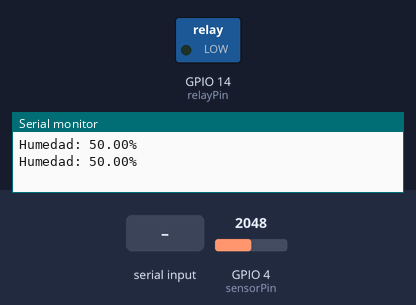
A sketch run on a simulated ESP32. On the bench: switched loads named in the sketch (green lamp = pin HIGH), the last lines printed to the serial monitor. The test bench sets the inputs (shaded band); at power-on: GPIO 4 (sensorPin) = 2048. Nothing arrives over Bluetooth unless stated.

Above: at 2.8 s.
2.9 s: "1" received over the second serial link
At 3.8 s:
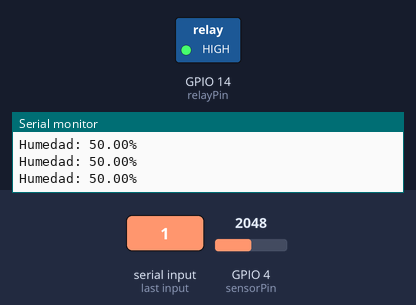
4.5 s: "0" received over the second serial link
At 5.4 s:
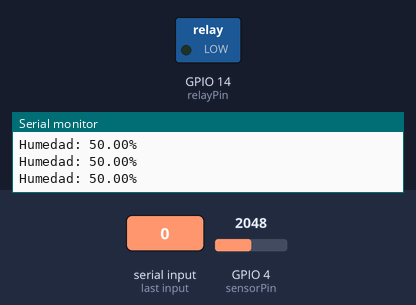
6.5 s: "A" received over the second serial link
At 8.2 s:
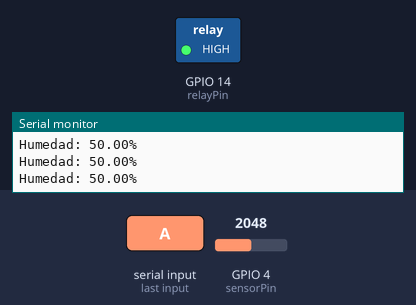
Timing chart, 0 to 9.7 s (numbered marks = the images above; inputs shaded):
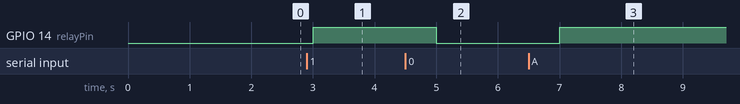

The sketch:

BTapp.ino
```cpp
#include <BluetoothSerial.h>

BluetoothSerial SerialBT;

const int sensorPin = 4; // Pin D2 (GPIO 4) del ESP32
const int relayPin = 14; // Pin D14 (GPIO 14) del ESP32
unsigned long previousMillis = 0; // Variable para almacenar el tiempo del último procesamiento de comando
const long interval = 1000; // Intervalo de 1 segundo
bool motorEncendido = false; // Variable para rastrear el estado del motor
bool automaticMode = false; // Variable para rastrear si el motor está en modo automático o manual

void setup() {
    Serial.begin(9600);
    SerialBT.begin("ESP32 Humedad");

    pinMode(relayPin, OUTPUT); // Configurar el pin del relé como salida
}

void loop() {
    unsigned long currentMillis = millis(); // Obtener el tiempo actual
    if (currentMillis - previousMillis >= interval) {
        // Si ha pasado al menos 1 segundo desde el último procesamiento de comando
        previousMillis = currentMillis; // Actualizar el tiempo del último procesamiento

        // Procesar comandos Bluetooth
        if (SerialBT.available()) {
            char command = SerialBT.read(); // Leer el comando recibido
            if (command == '1') {
                // Cambiar a modo manual y encender el motor
                automaticMode = false;
                encenderMotor();
                SerialBT.println("Relé encendido manualmente");
            } else if (command == '0') {
                // Cambiar a modo manual y apagar el motor
                automaticMode = false;
                apagarMotor();
                SerialBT.println("Relé apagado manualmente");
            } else if (command == 'A') {
                // Activar modo automático
                automaticMode = true;
                SerialBT.println("Modo automático activado");
            } else if (command == 'M') {
                // Desactivar modo automático
                automaticMode = false;
                SerialBT.println("Modo automático desactivado");
            }
        }

        // Control automático basado en la humedad
        if (automaticMode) {
            float humidity = obtenerHumedad();
            if (humidity > 20 && !motorEncendido) {
                encenderMotor();
                SerialBT.println("Relé encendido automáticamente debido a la humedad baja");
            } else if (humidity <= 20 && motorEncendido) {
                apagarMotor();
                SerialBT.println("Relé apagado automáticamente debido a la humedad adecuada");
            }
        }

        // Obtener la humedad y enviarla por Bluetooth
        float humidity = obtenerHumedad();
        SerialBT.print("Humedad: ");
        SerialBT.print(humidity);
        SerialBT.println("%");

        // Mostrar la humedad en el monitor serie
        Serial.print("Humedad: ");
        Serial.print(humidity);
        Serial.println("%");
    }
}

float obtenerHumedad() {
    int sensorValue = analogRead(sensorPin);
    // Ajustamos el mapeo de manera inversa para obtener la humedad en un rango de 0 a 100
    return map(sensorValue, 0, 4095, 100, 0);
}

void encenderMotor() {
    digitalWrite(relayPin, HIGH); // Encender el motor
    motorEncendido = true; // Actualizar el estado del motor
}

void apagarMotor() {
    digitalWrite(relayPin, LOW); // Apagar el motor
    motorEncendido = false; // Actualizar el estado del motor
}
```

Measured:
- after the input at 2.9 s, GPIO 14 (relayPin): LOW → HIGH after 0.10 s
- after the input at 4.5 s, GPIO 14 (relayPin): HIGH → LOW after 0.50 s
- after the input at 6.5 s, GPIO 14 (relayPin): LOW → HIGH after 0.50 s
